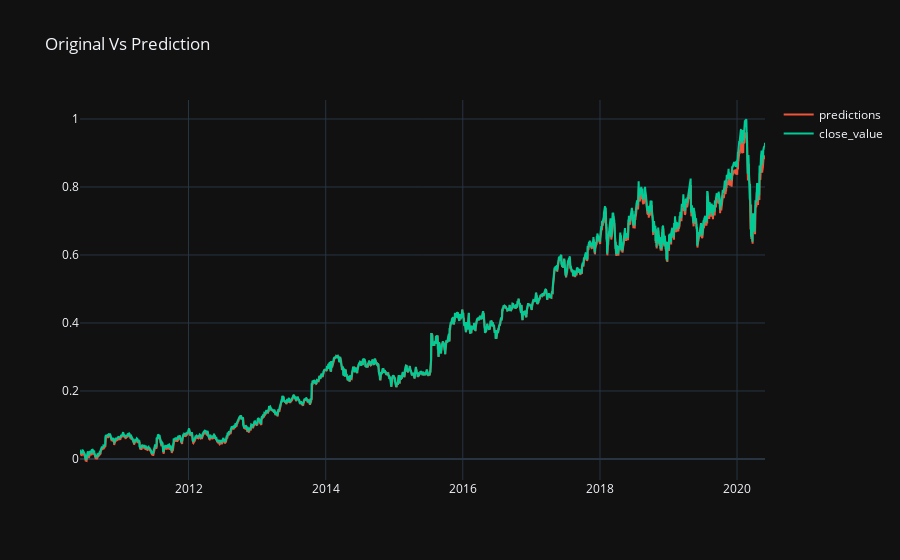

Notebook cell for this chart:
### Code cell
# Plot the data
interactive_plot(df_predicted, "Original Vs Prediction")

### Figure 1 — Plotly figure (JSON) as saved in the notebook; plotly's stock layout.template omitted (floating-point values rounded to 4 significant figures; data arrays with more than 128 entries replaced by an {"elided": "..."} marker saying what was removed)
{"data": [{"hovertemplate": "<extra></extra>", "legendgroup": "", "line": {"color": "#636efa", "dash": "solid"}, "marker": {"symbol": "circle"}, "mode": "lines", "name": "", "orientation": "v", "showlegend": false, "type": "scatter", "xaxis": "x", "yaxis": "y"}, {"name": "predictions", "type": "scatter", "x": {"elided": "3084 str values"}, "y": {"elided": "3084 float values"}}, {"name": "close_value", "type": "scatter", "x": {"elided": "3084 str values"}, "y": {"elided": "3084 float values"}}], "layout": {"autosize": true, "legend": {"tracegroupgap": 0}, "title": {"text": "Original Vs Prediction"}, "xaxis": {"anchor": "y", "autorange": true, "domain": [0, 1], "range": ["2010-06-02", "2020-05-29"], "type": "date"}, "yaxis": {"anchor": "x", "autorange": true, "domain": [0, 1], "range": [-0.06182, 1.056], "type": "linear"}}}
